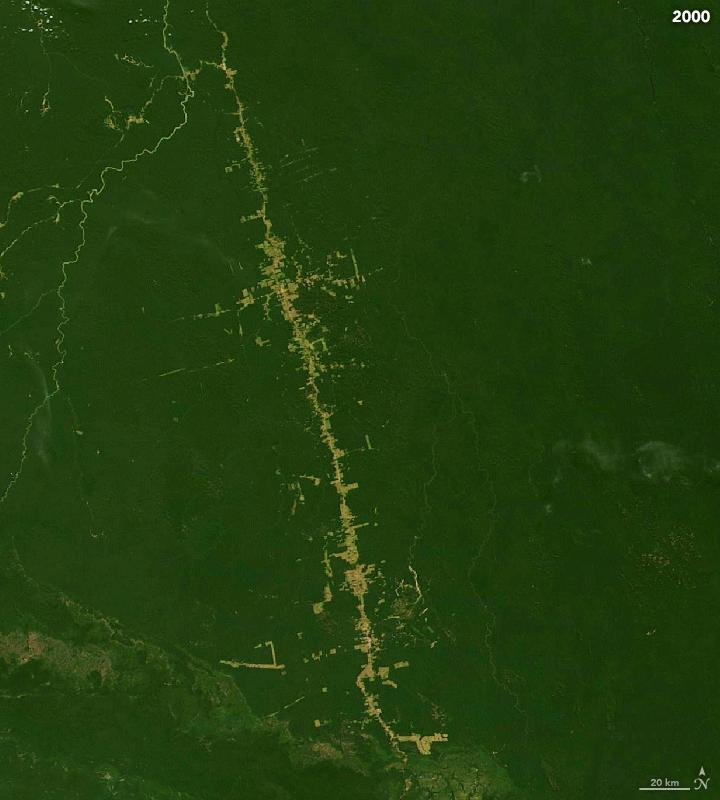
%> input picture year2000.jpg, 720 x 800 px
$ octave --eval "result = calculateArea(imread('year2000.jpg'));"   (GNU Octave 9; MATLAB toolbox functions it lacks are replaced by stand-ins)
%> lines starting %> are read from the running program, lines starting %| are printed output that depends on the picture; in (x1, y1, x2, y2) boxes, pixels count from 0 and x2, y2 are one past the last pixel; in counts of white or black regions, pixels touching at a corner belong together; the program's own positions count from 1
### createMask.m
function [BW,maskedRGBImage] = createMask(RGB)
%createMask  Threshold RGB image using auto-generated code from colorThresholder app.
%  [BW,MASKEDRGBIMAGE] = createMask(RGB) thresholds image RGB using
%  auto-generated code from the colorThresholder app. The colorspace and
%  range for each channel of the colorspace were set within the app. The
%  segmentation mask is returned in BW, and a composite of the mask and
%  original RGB images is returned in maskedRGBImage.

% Auto-generated by colorThresholder app on 11-Feb-2021
%------------------------------------------------------


% Convert RGB image to chosen color space
I = rgb2hsv(RGB);
%> I: size 800x720x3 double; mean H, S, V 0.265, 0.792, 0.242

% Define thresholds for channel 1 based on histogram settings
channel1Min = 0.000;
channel1Max = 0.213;

% Define thresholds for channel 2 based on histogram settings
channel2Min = 0.000;
channel2Max = 1.000;

% Define thresholds for channel 3 based on histogram settings
channel3Min = 0.000;
channel3Max = 0.791;

% Create mask based on chosen histogram thresholds
sliderBW = (I(:,:,1) >= channel1Min ) & (I(:,:,1) <= channel1Max) & ...
    (I(:,:,2) >= channel2Min ) & (I(:,:,2) <= channel2Max) & ...
    (I(:,:,3) >= channel3Min ) & (I(:,:,3) <= channel3Max);
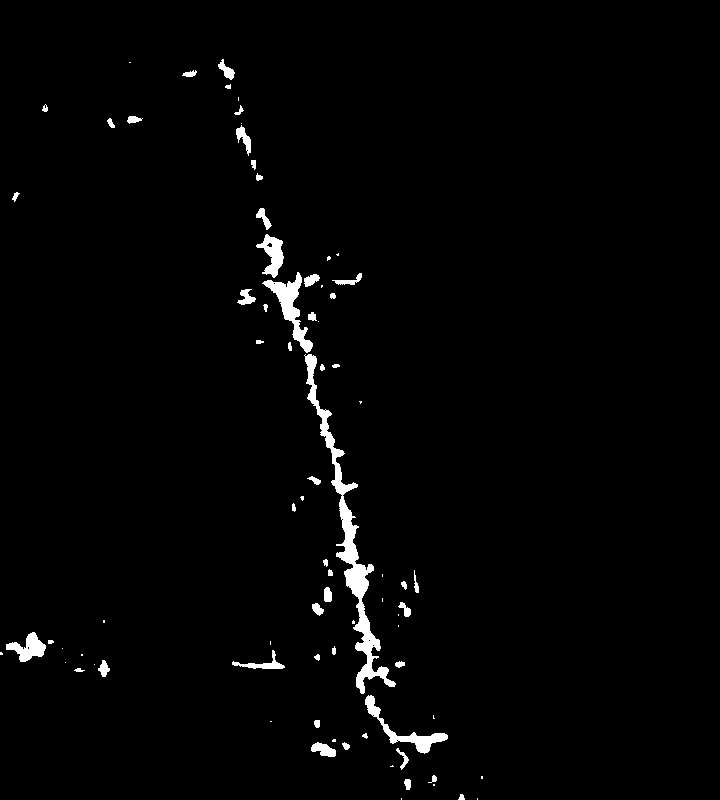
%> sliderBW: size 800x720 logical; 1.8% white; 80 white regions (29 under 20 px), largest, box (x1, y1, x2, y2) and area: (304, 354, 396, 694) 3836, (262, 272, 313, 353) 1160, (365, 695, 448, 754) 898
BW = sliderBW;

% Initialize output masked image based on input image.
maskedRGBImage = RGB;
%> maskedRGBImage is the input picture: size 800x720x3 uint8; mean R, G, B 33.6, 61.8, 13.6

% Set background pixels where BW is false to zero.
maskedRGBImage(repmat(~BW,[1 1 3])) = 0;
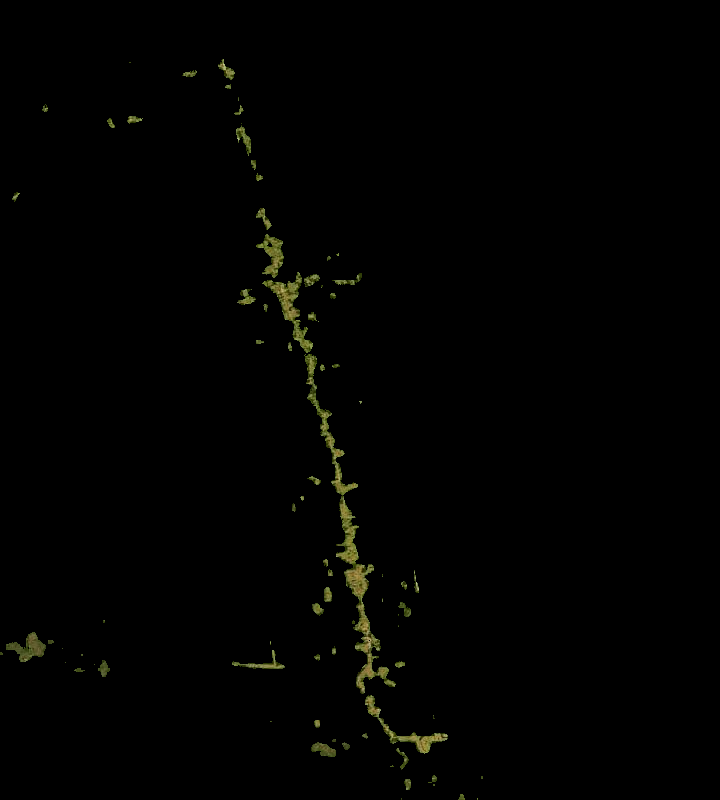
%> maskedRGBImage: size 800x720x3 uint8; mean R, G, B 1.8, 1.9, 0.8

end

### calculateArea.m
function results = calculateArea(I)

% Segment
BW = createMask(I);

% Area in pixels
props = regionprops("table",BW,"Area");
%> props = 80 regions; largest, Area: 3836, 1160, 898, 600, 588
areaPixels = sum(props.Area);
%> areaPixels = 10411

% Area in km^2
px2km = (51/20)^2;
areaKmSq = round(areaPixels*px2km);
%> areaKmSq = 67698

% Format into structure
results.BW = BW;
results.areaKmSq = areaKmSq;
%> results.areaKmSq = 67698
%> `result = calculateArea(imread('year2000.jpg'));`: result = {areaKmSq 67698}

$ run again, on year2004.jpg
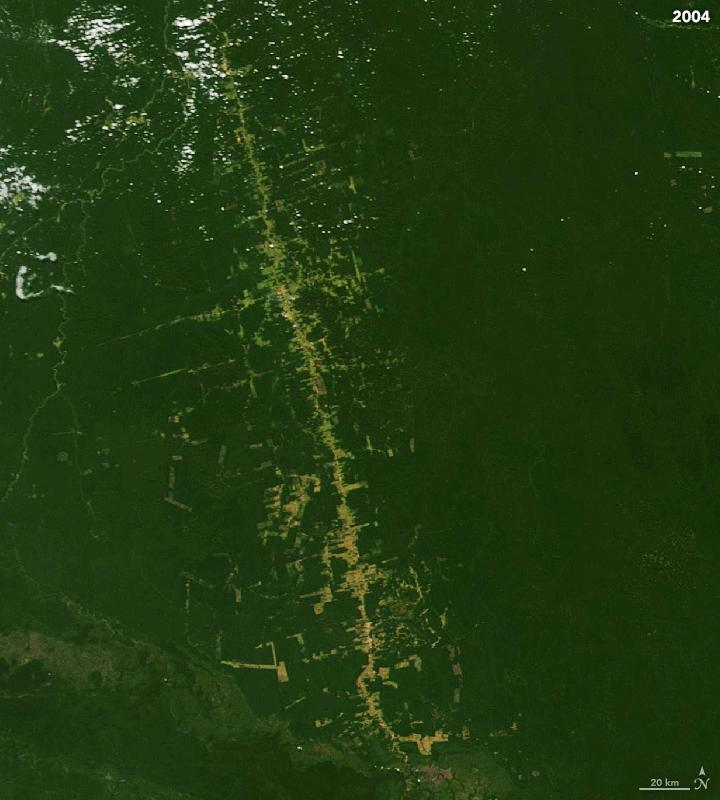
%> input picture year2004.jpg, 720 x 800 px
%> I: size 800x720x3 double; mean H, S, V 0.27, 0.732, 0.226
%> in createMask, `sliderBW = (I(:,:,1) >= channel1Min ) & (I(:,:,1) <= channel1Max) & (I..`:
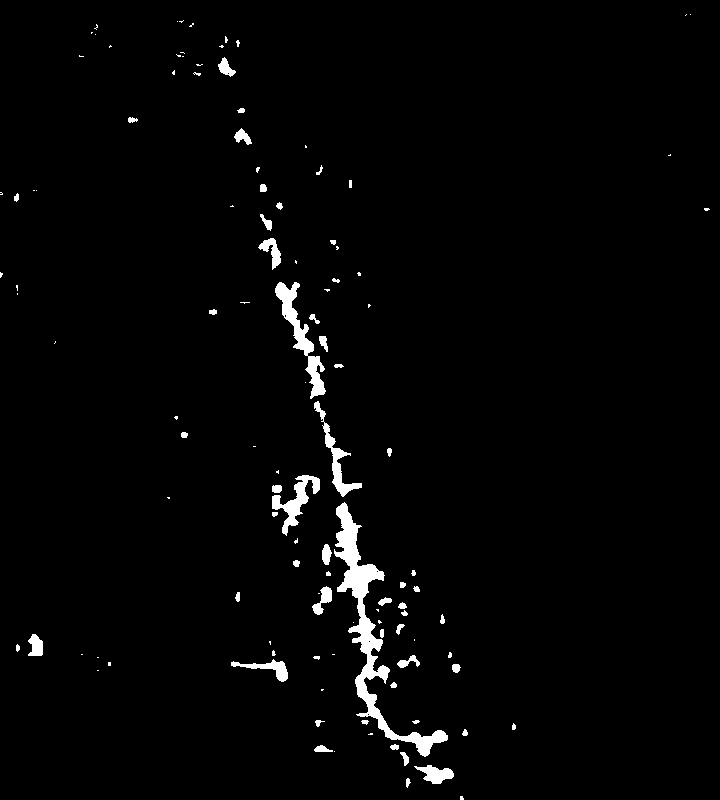
%> sliderBW: size 800x720 logical; 2.1% white; 116 white regions (60 under 20 px), largest, box (x1, y1, x2, y2) and area: (334, 502, 448, 757) 4396, (275, 282, 326, 399) 1489, (272, 475, 320, 536) 939
%> in createMask, maskedRGBImage is the input picture: size 800x720x3 uint8; mean R, G, B 32.8, 57.6, 17
%> in createMask, `maskedRGBImage(repmat(~BW,[1 1 3])) = 0;`:
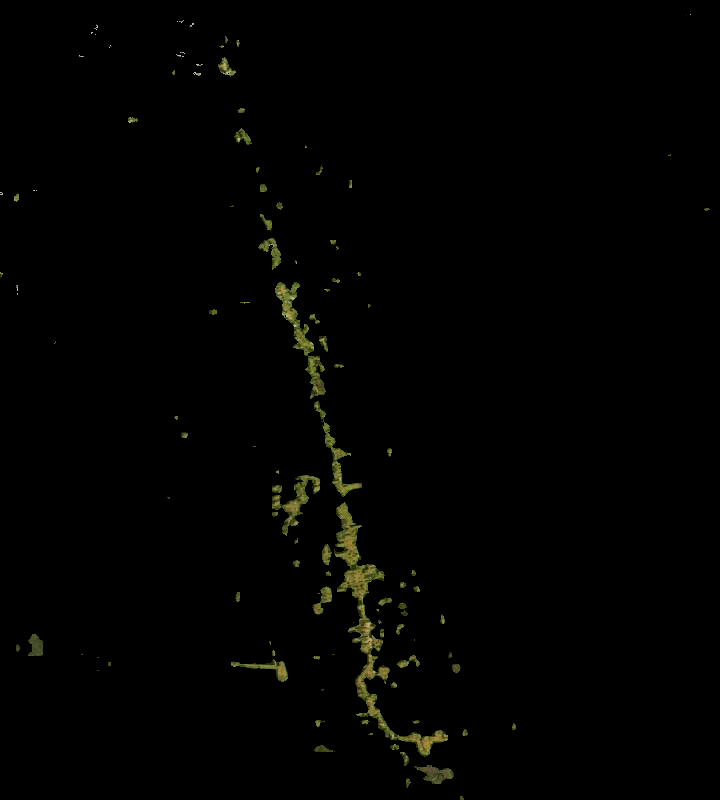
%> maskedRGBImage: size 800x720x3 uint8; mean R, G, B 2, 2.1, 0.9
%> props = 116 regions; largest, Area: 4396, 1489, 939, 822, 430
%> areaPixels = 12041
%> areaKmSq = 78297
%> result = {areaKmSq 78297}

$ run again, on year2012.jpg
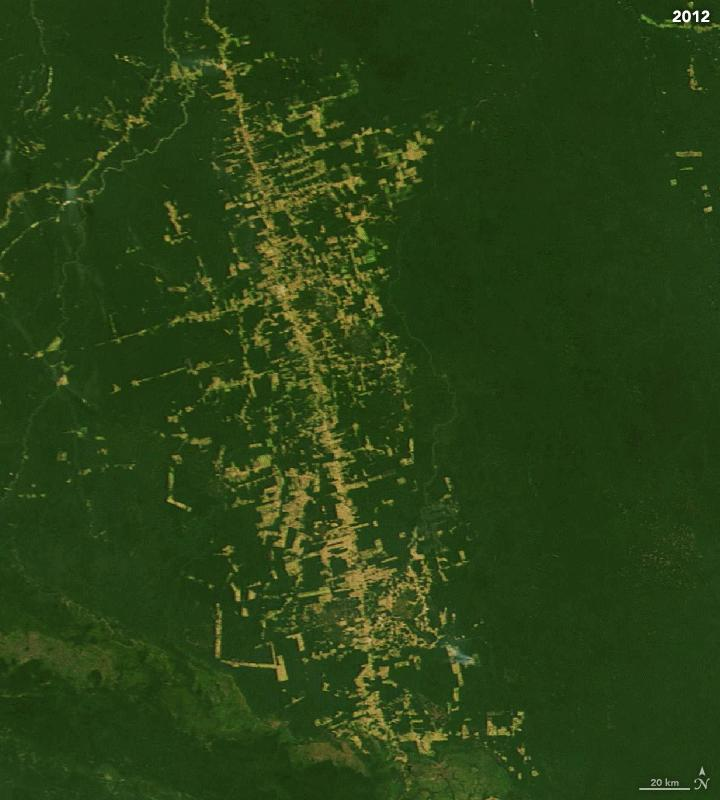
%> input picture year2012.jpg, 720 x 800 px
%> I: size 800x720x3 double; mean H, S, V 0.264, 0.69, 0.257
%> in createMask, `sliderBW = (I(:,:,1) >= channel1Min ) & (I(:,:,1) <= channel1Max) & (I..`:
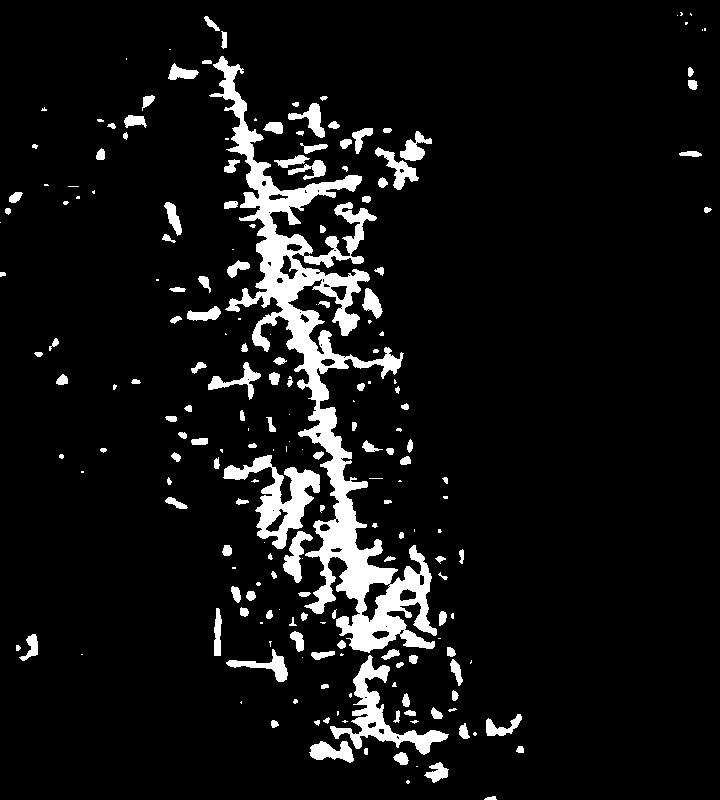
%> sliderBW: size 800x720 logical; 7.9% white; 206 white regions (70 under 20 px), largest, box (x1, y1, x2, y2) and area: (209, 56, 437, 653) 24395, (223, 455, 320, 549) 3173, (330, 655, 449, 755) 2720
%> in createMask, maskedRGBImage is the input picture: size 800x720x3 uint8; mean R, G, B 40.8, 65.5, 21.3
%> in createMask, `maskedRGBImage(repmat(~BW,[1 1 3])) = 0;`:
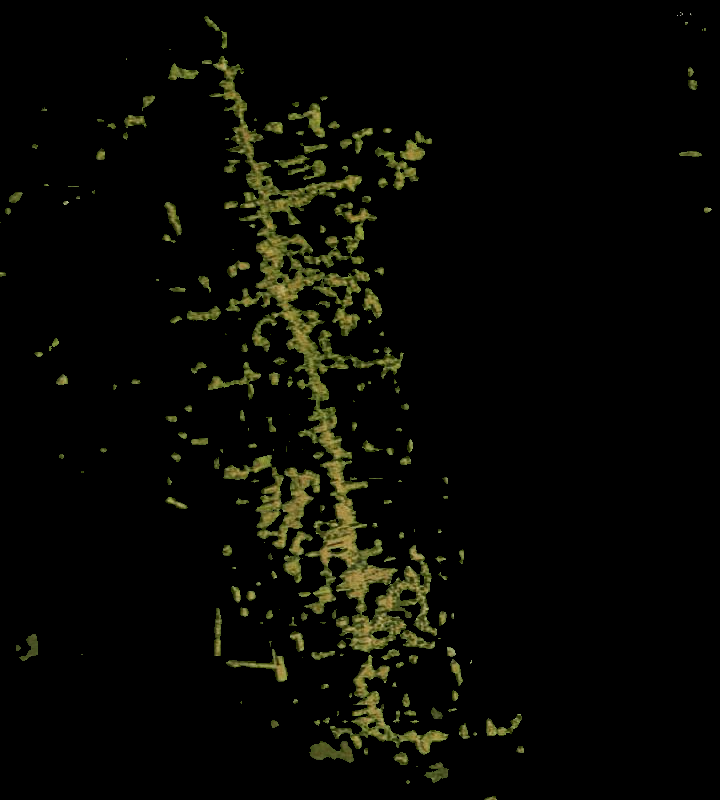
%> maskedRGBImage: size 800x720x3 uint8; mean R, G, B 7.9, 8.2, 3.4
%> props = 206 regions; largest, Area: 24395, 3173, 2720, 653, 610
%> areaPixels = 45262
%> areaKmSq = 294316
%> result = {areaKmSq 294316}
